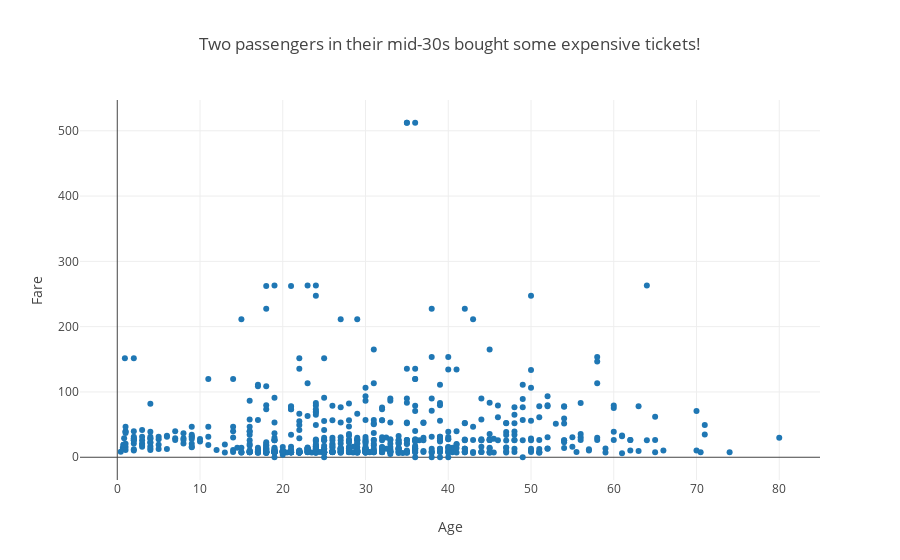

The cell this chart's notebook holds for it:
### Code cell
# Now with plotly.
data = [go.Scatter(x=df['Age'], 
                   y=df['Fare'],
                    mode = 'markers',
)]
layout = go.Layout(
    title = 'Two passengers in their mid-30s bought some expensive tickets!', 
    xaxis = dict(title = 'Age'), 
    yaxis = dict(title = 'Fare'), 
    hovermode ='closest' # without this, all your hover text will appear on the x-axis, which is tough to read.
)
fig = go.Figure(data=data, layout=layout)
iplot(fig)

### Figure 1 — Plotly figure (JSON) as saved in the notebook; plotly's stock layout.template omitted (floating-point values rounded to 4 significant figures; data arrays with more than 128 entries replaced by an {"elided": "..."} marker saying what was removed)
{"data": [{"mode": "markers", "type": "scatter", "x": {"elided": "712 float values"}, "y": {"elided": "712 float values"}}], "layout": {"hovermode": "closest", "title": "Two passengers in their mid-30s bought some expensive tickets!", "xaxis": {"title": "Age"}, "yaxis": {"title": "Fare"}}}
